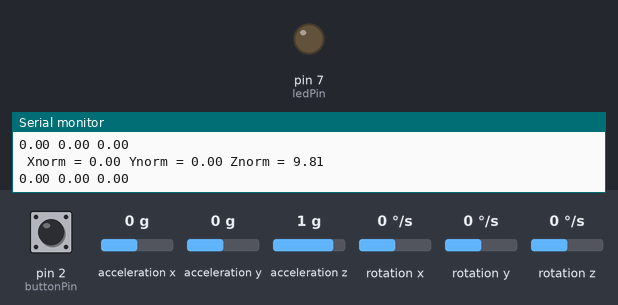
The sketch below on a simulated Arduino Mega 2560, built with avr-gcc and run on an emulated ATmega2560. Parts: output pins drawn as LEDs (lit = HIGH), the last lines printed to the serial monitor. Inputs (shaded band) come from the test bench; at power-on: pin 2 (buttonPin) LOW, acceleration x 0 g, acceleration y 0 g, acceleration z 1 g, rotation x 0 °/s, rotation y 0 °/s, rotation z 0 °/s. EEPROM starts erased.

Above: at 1.2 s.
1.3 s: pin 2 (buttonPin) pulled HIGH for 0.15 s
At 1.4 s:
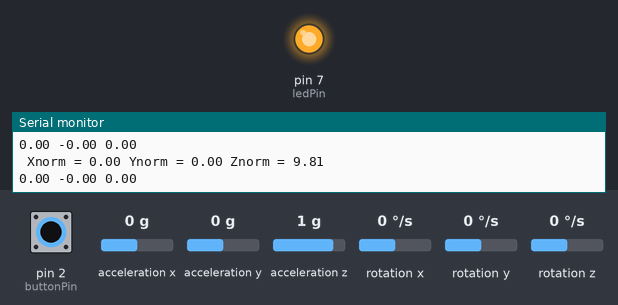
2.9 s: pin 2 (buttonPin) pulled HIGH for 3.2 s
At 7.6 s:
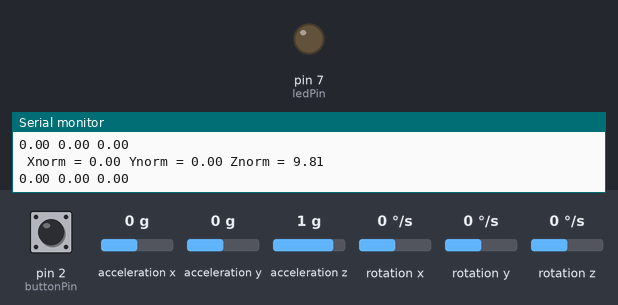
Timing chart, 0 to 9.1 s (numbered marks = the images above; inputs shaded):
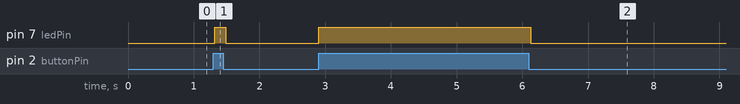

Measured:
- after the input at 1.3 s, pin 7 (ledPin): LOW → HIGH at once, → LOW 0.16 s later
- after the input at 2.9 s, pin 7 (ledPin): LOW → HIGH at once, → LOW 3.2 s later

The sketch:

GestureRecording.ino
```cpp
// (licence header left out)
#include <Wire.h>
#include <EEPROM.h>
#include <MPU6050.h>

MPU6050 mpu;


/* Initialize some basic data*/
const int buttonPin = 2;  //Initalize Pin2 as the input of button
const int ledPin =  7;    // Initialize Pin7 as the output of button. If the button is pressed, Pin7 is high.
/* Initialize the accelerometer's data.
* I use Acceleration to calculate displacement: Velocity.Now=Velocity.Previous+(Acceleration.Previous+Acceleration.Now)*SamplingInterval/2,
* and Displacement.Now=Displacement.Previous+(Velocity.Previous+Velocity.Now)*SamplingInterval/2*/
double xAcceFormer=0;double yAcceFormer=0;double zAcceFormer=0;
double xAcceNow=0;double yAcceNow=0;double zAcceNow=0;
double xVelFormer=0;double yVelFormer=0;double zVelFormer=0;
double xVelNow=0;double yVelNow=0;double zVelNow=0;
double xLocFormer=0;double yLocFormer=0;double zLocFormer=0;
double xLocNow=0;double yLocNow=0;double zLocNow=0;

/* Due to the fact that EEPROM only can store usigned int, I need to transform Displacement to int*/
int xLocSave=0;int yLocSave=0;int zLocSave=0;

/* index indicades the sample qunatity of a gesture. In this example, I set 30 samples of a gesture.*/
int index=0;
/* gestureNum indicates the number of different gesture template.*/
int gestureNum=0;

int buttonState = 0;         /*variable for reading the pushbutton status*/

void setup() {
  /* initialize the LED pin as an output:*/
  pinMode(ledPin, OUTPUT);
  /* initialize the pushbutton pin as an input:*/
  pinMode(buttonPin, INPUT);
  Serial.begin(115200);

  Serial.println("Initialize MPU6050");

// Initialize MPU6050 and the default scale of accelerometer is +-2g
  while(!mpu.begin(MPU6050_SCALE_2000DPS, MPU6050_RANGE_2G))
  {
    Serial.println("Could not find a valid MPU6050 sensor, check wiring!");
    delay(500);
  }

  // If you want, you can set accelerometer offsets
  // mpu.setAccelOffsetX();
  // mpu.setAccelOffsetY();
  // mpu.setAccelOffsetZ();

  checkSettings();
}

void checkSettings()
{
  Serial.println();

  Serial.print(" * Sleep Mode:            ");
  Serial.println(mpu.getSleepEnabled() ? "Enabled" : "Disabled");

  Serial.print(" * Clock Source:          ");
  switch(mpu.getClockSource())
  {
    case MPU6050_CLOCK_KEEP_RESET:     Serial.println("Stops the clock and keeps the timing generator in reset"); break;
    case MPU6050_CLOCK_EXTERNAL_19MHZ: Serial.println("PLL with external 19.2MHz reference"); break;
    case MPU6050_CLOCK_EXTERNAL_32KHZ: Serial.println("PLL with external 32.768kHz reference"); break;
    case MPU6050_CLOCK_PLL_ZGYRO:      Serial.println("PLL with Z axis gyroscope reference"); break;
    case MPU6050_CLOCK_PLL_YGYRO:      Serial.println("PLL with Y axis gyroscope reference"); break;
    case MPU6050_CLOCK_PLL_XGYRO:      Serial.println("PLL with X axis gyroscope reference"); break;
    case MPU6050_CLOCK_INTERNAL_8MHZ:  Serial.println("Internal 8MHz oscillator"); break;
  }

  Serial.print(" * Accelerometer:         ");
  switch(mpu.getRange())
  {
    case MPU6050_RANGE_16G:            Serial.println("+/- 16 g"); break;
    case MPU6050_RANGE_8G:             Serial.println("+/- 8 g"); break;
    case MPU6050_RANGE_4G:             Serial.println("+/- 4 g"); break;
    case MPU6050_RANGE_2G:             Serial.println("+/- 2 g"); break;
  }

  Serial.print(" * Accelerometer offsets: ");
  Serial.print(mpu.getAccelOffsetX());
  Serial.print(" / ");
  Serial.print(mpu.getAccelOffsetY());
  Serial.print(" / ");
  Serial.println(mpu.getAccelOffsetZ());

  Serial.println();
}

void loop() {
  /* read the state of the pushbutton value:*/
  buttonState = digitalRead(buttonPin);
 /*Get the datee from MPU6050*/
  Vector normAccel = mpu.readNormalizeAccel();
  double Xaxis,Yaxis,Zaxis;
  Xaxis=normAccel.XAxis;
  Yaxis=normAccel.YAxis;
  Zaxis=normAccel.ZAxis;

  /* check if the pushbutton is pressed. If it is, the buttonState is HIGH:*/
  if (buttonState == HIGH) {
    /* turn LED on:*/
    digitalWrite(ledPin, HIGH);
   /* Get 30 samples of a gesture from MPU6050 */
    if (index<30){
      xAcceFormer=xAcceNow;yAcceFormer=yAcceNow;zAcceFormer=zAcceNow;
      xVelFormer=xVelNow;yVelFormer=yVelNow;zVelFormer=zVelNow;
      xLocFormer=xLocNow;yLocFormer=yLocNow;zLocFormer=zLocNow;

      /*Because of the influence of gravity, I need to substract gravity from each data and through my test, the gravty
      * component on X-axis is 0.4 m^2/s, the gravty component on Y-axis is -0.12 m^2/s*, and the gravty component on
      * Z-axis is 8.88 m^2/2*/
      xAcceNow=Xaxis+0.4;yAcceNow=Yaxis-0.12;zAcceNow=Zaxis-8.88;

      /*Use integral to compute Velocity by accelerometer*/
      xVelNow=xVelFormer+(xAcceNow+xAcceFormer)*0.05/2;
      yVelNow=yVelFormer+(yAcceNow+yAcceFormer)*0.05/2;
      zVelNow=zVelFormer+(zAcceNow+zAcceFormer)*0.05/2;

      /*Use integral to compute displacement by Velocity*/
      xLocNow=xLocFormer+(xVelNow+xVelFormer)*0.05/2;
      yLocNow=yLocFormer+(yVelNow+yVelFormer)*0.05/2;
      zLocNow=zLocFormer+(zVelNow+zVelFormer)*0.05/2;


      index=index+1;

      /*When getting 30 samples of a gesture, a template of a gesture is finished*/
      if(index==29){
        gestureNum=gestureNum+1;
        }
    }

  } else {
    /* turn LED off:*/
    digitalWrite(ledPin, LOW);

    /*After getting a gesture, reset the sample counter of a gesture*/
    index=0;

    /*Begin to store every gestore template in EEPROM*/
    if (xLocNow!=0){
      if (gestureNum>0){
        /*Due to the fact that the value in EEPROM is unsigned interger(0-255)
        * while the data from accelerometer has sign and the displacements are
        * usually lesss than 1 meter, so I multiply 100 and
        *add 128 to each data.Finally, turn these data into int*/
        xLocSave=(int)(100*xLocNow)+128;
        yLocSave=(int)(100*yLocNow)+128;
        zLocSave=(int)(100*zLocNow)+128;

      /*Write template to EEPROM*/
      EEPROM.write(gestureNum*3-3, xLocSave);
      EEPROM.write(gestureNum*3-2, yLocSave);
      EEPROM.write(gestureNum*3-1, zLocSave);
      }

      /*Reset the variables which are used to calculate the displacement*/
      xAcceNow=0; yAcceNow=0; zAcceNow=0;
      xVelNow=0; yVelNow=0; zVelNow=0;
      xLocNow=0; yLocNow=0; zLocNow=0;
      }
  }
  Serial.print(" Xnorm = ");
  Serial.print(normAccel.XAxis);
  Serial.print(" Ynorm = ");
  Serial.print(normAccel.YAxis);
  Serial.print(" Znorm = ");
  Serial.println(normAccel.ZAxis);
  Serial.print('\n');
  Serial.print(xLocNow);
  Serial.print(' ');
  Serial.print(yLocNow);
  Serial.print(' ');
  Serial.println(zLocNow);


  delay(50);

}
```
